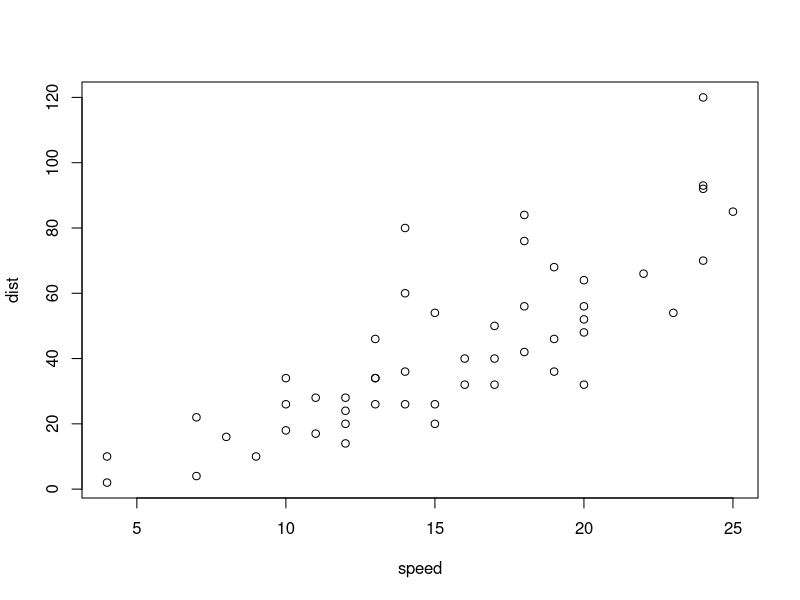
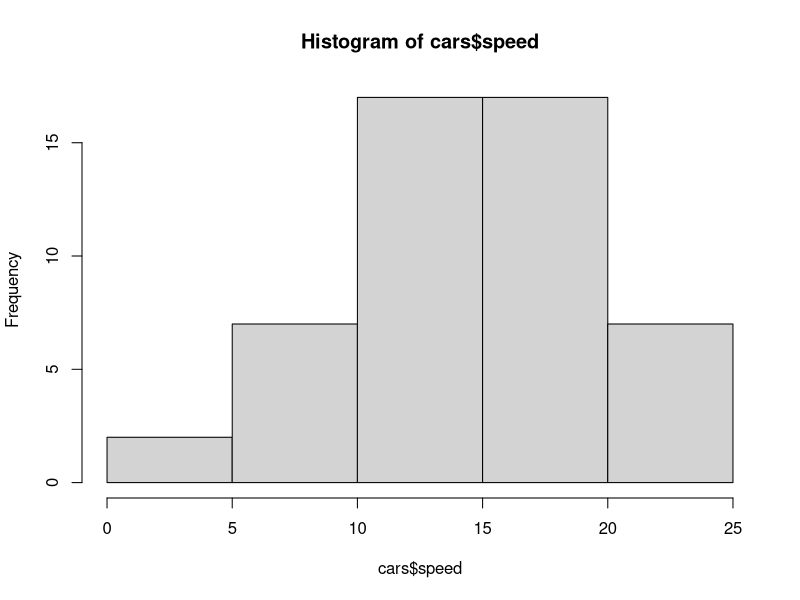
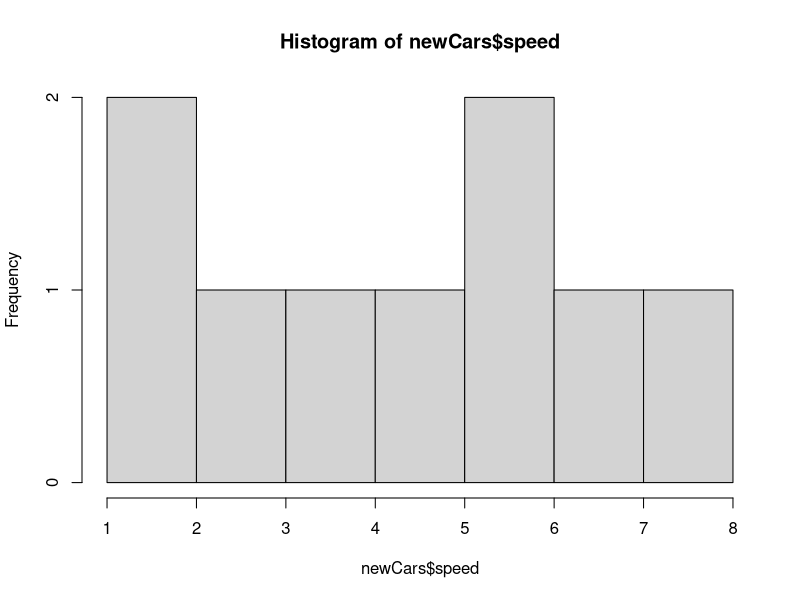

These figures' R source, in order:
## ---- chunk 1
cars
## ---- chunk 2
plot(cars)
## ---- chunk 3
names(cars)
## ---- chunk 4
hist(cars$speed)
## ---- chunk 5
newCars <- read.csv("data/newCars.csv")
## ---- chunk 6
newCars
## ---- chunk 7
hist(newCars$speed)
